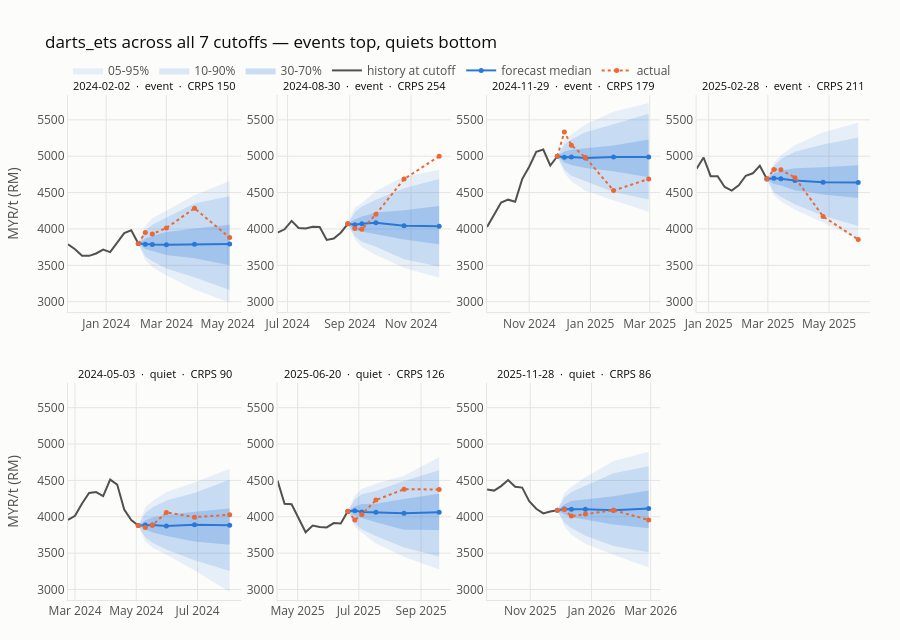

Source (notebook cell):
### Markdown cell above
The fan grid is the headline figure: one predictor across all seven cutoffs,
events on top, quiets below, one shared y-scale. Read it as *"was the model
calibrated, and where did it earn its score"* -- e.g. 2024-08-30 is the
expensive panel because the realised rally rides the upper edge of the band.

### Code cell
history = svc.get_series(MPOB_WEEKLY_SERIES_ID, as_of=naive_utc_now())
plot_fan_grid(frame, history, predictor="darts_ets")

### Figure 1 — Plotly figure (JSON) as saved in the notebook; plotly's stock layout.template omitted (floating-point values rounded to 4 significant figures)
{"data": [{"hoverinfo": "skip", "legendgroup": "bandq05", "line": {"width": 0}, "mode": "lines", "showlegend": false, "type": "scatter", "x": ["2024-02-02T00:00:00", "2024-02-09T00:00:00", "2024-02-16T00:00:00", "2024-03-01T00:00:00", "2024-03-29T00:00:00", "2024-05-03T00:00:00"], "xaxis": "x", "y": [3800.0, 4041.0, 4147.0, 4257.0, 4465.0, 4658.0], "yaxis": "y"}, {"fill": "tonexty", "fillcolor": "rgba(42, 120, 214, 0.1)", "hoverinfo": "skip", "legendgroup": "bandq05", "line": {"width": 0}, "mode": "lines", "name": "05-95%", "showlegend": true, "type": "scatter", "x": ["2024-02-02T00:00:00", "2024-02-09T00:00:00", "2024-02-16T00:00:00", "2024-03-01T00:00:00", "2024-03-29T00:00:00", "2024-05-03T00:00:00"], "xaxis": "x", "y": [3800.0, 3569.0, 3477.0, 3360.0, 3166.0, 2990.0], "yaxis": "y"}, {"hoverinfo": "skip", "legendgroup": "bandq10", "line": {"width": 0}, "mode": "lines", "showlegend": false, "type": "scatter", "x": ["2024-02-02T00:00:00", "2024-02-09T00:00:00", "2024-02-16T00:00:00", "2024-03-01T00:00:00", "2024-03-29T00:00:00", "2024-05-03T00:00:00"], "xaxis": "x", "y": [3800.0, 3974.0, 4056.0, 4152.0, 4351.0, 4449.0], "yaxis": "y"}, {"fill": "tonexty", "fillcolor": "rgba(42, 120, 214, 0.16)", "hoverinfo": "skip", "legendgroup": "bandq10", "line": {"width": 0}, "mode": "lines", "name": "10-90%", "showlegend": true, "type": "scatter", "x": ["2024-02-02T00:00:00", "2024-02-09T00:00:00", "2024-02-16T00:00:00", "2024-03-01T00:00:00", "2024-03-29T00:00:00", "2024-05-03T00:00:00"], "xaxis": "x", "y": [3800.0, 3623.0, 3555.0, 3457.0, 3337.0, 3161.0], "yaxis": "y"}, {"hoverinfo": "skip", "legendgroup": "bandq30", "line": {"width": 0}, "mode": "lines", "showlegend": false, "type": "scatter", "x": ["2024-02-02T00:00:00", "2024-02-09T00:00:00", "2024-02-16T00:00:00", "2024-03-01T00:00:00", "2024-03-29T00:00:00", "2024-05-03T00:00:00"], "xaxis": "x", "y": [3800.0, 3864.0, 3903.0, 3958.0, 4005.0, 4059.0], "yaxis": "y"}, {"fill": "tonexty", "fillcolor": "rgba(42, 120, 214, 0.24)", "hoverinfo": "skip", "legendgroup": "bandq30", "line": {"width": 0}, "mode": "lines", "name": "30-70%", "showlegend": true, "type": "scatter", "x": ["2024-02-02T00:00:00", "2024-02-09T00:00:00", "2024-02-16T00:00:00", "2024-03-01T00:00:00", "2024-03-29T00:00:00", "2024-05-03T00:00:00"], "xaxis": "x", "y": [3800.0, 3724.0, 3698.0, 3643.0, 3597.0, 3501.0], "yaxis": "y"}, {"hovertemplate": "%{x|%d %b %Y}<br><b>RM%{y:,.0f}</b><extra></extra>", "legendgroup": "hist", "line": {"color": "#52514e", "width": 2}, "mode": "lines", "name": "history at cutoff", "showlegend": true, "type": "scatter", "x": ["2023-11-24T00:00:00", "2023-12-01T00:00:00", "2023-12-08T00:00:00", "2023-12-15T00:00:00", "2023-12-22T00:00:00", "2023-12-29T00:00:00", "2024-01-05T00:00:00", "2024-01-12T00:00:00", "2024-01-19T00:00:00", "2024-01-26T00:00:00", "2024-02-02T00:00:00"], "xaxis": "x", "y": [3790.0, 3721.0, 3632.0, 3630.0, 3663.0, 3716.0, 3681.0, 3810.0, 3944.0, 3981.0, 3800.0], "yaxis": "y"}, {"hovertemplate": "%{x|%d %b %Y}<br>median <b>RM%{y:,.0f}</b><extra></extra>", "legendgroup": "med", "line": {"color": "#2a78d6", "width": 2}, "marker": {"size": 5}, "mode": "lines+markers", "name": "forecast median", "showlegend": true, "type": "scatter", "x": ["2024-02-02T00:00:00", "2024-02-09T00:00:00", "2024-02-16T00:00:00", "2024-03-01T00:00:00", "2024-03-29T00:00:00", "2024-05-03T00:00:00"], "xaxis": "x", "y": [3800.0, 3791.0, 3785.0, 3784.0, 3789.0, 3794.0], "yaxis": "y"}, {"hovertemplate": "%{x|%d %b %Y}<br>actual <b>RM%{y:,.0f}</b><extra></extra>", "legendgroup": "act", "line": {"color": "#eb6834", "dash": "dot", "width": 2}, "marker": {"size": 5}, "mode": "lines+markers", "name": "actual", "showlegend": true, "type": "scatter", "x": ["2024-02-02T00:00:00", "2024-02-09T00:00:00", "2024-02-16T00:00:00", "2024-03-01T00:00:00", "2024-03-29T00:00:00", "2024-05-03T00:00:00"], "xaxis": "x", "y": [3800.0, 3952.0, 3932.0, 4013.0, 4285.0, 3881.0], "yaxis": "y"}, {"hoverinfo": "skip", "legendgroup": "bandq05", "line": {"width": 0}, "mode": "lines", "showlegend": false, "type": "scatter", "x": ["2024-08-30T00:00:00", "2024-09-06T00:00:00", "2024-09-13T00:00:00", "2024-09-27T00:00:00", "2024-10-25T00:00:00", "2024-11-29T00:00:00"], "xaxis": "x2", "y": [4070.0, 4290.0, 4355.0, 4522.0, 4716.0, 4815.0], "yaxis": "y2"}, {"fill": "tonexty", "fillcolor": "rgba(42, 120, 214, 0.1)", "hoverinfo": "skip", "legendgroup": "bandq05", "line": {"width": 0}, "mode": "lines", "name": "05-95%", "showlegend": false, "type": "scatter", "x": ["2024-08-30T00:00:00", "2024-09-06T00:00:00", "2024-09-13T00:00:00", "2024-09-27T00:00:00", "2024-10-25T00:00:00", "2024-11-29T00:00:00"], "xaxis": "x2", "y": [4070.0, 3857.0, 3751.0, 3642.0, 3467.0, 3330.0], "yaxis": "y2"}, {"hoverinfo": "skip", "legendgroup": "bandq10", "line": {"width": 0}, "mode": "lines", "showlegend": false, "type": "scatter", "x": ["2024-08-30T00:00:00", "2024-09-06T00:00:00", "2024-09-13T00:00:00", "2024-09-27T00:00:00", "2024-10-25T00:00:00", "2024-11-29T00:00:00"], "xaxis": "x2", "y": [4070.0, 4231.0, 4308.0, 4401.0, 4558.0, 4687.0], "yaxis": "y2"}, {"fill": "tonexty", "fillcolor": "rgba(42, 120, 214, 0.16)", "hoverinfo": "skip", "legendgroup": "bandq10", "line": {"width": 0}, "mode": "lines", "name": "10-90%", "showlegend": false, "type": "scatter", "x": ["2024-08-30T00:00:00", "2024-09-06T00:00:00", "2024-09-13T00:00:00", "2024-09-27T00:00:00", "2024-10-25T00:00:00", "2024-11-29T00:00:00"], "xaxis": "x2", "y": [4070.0, 3899.0, 3825.0, 3754.0, 3582.0, 3483.0], "yaxis": "y2"}, {"hoverinfo": "skip", "legendgroup": "bandq30", "line": {"width": 0}, "mode": "lines", "showlegend": false, "type": "scatter", "x": ["2024-08-30T00:00:00", "2024-09-06T00:00:00", "2024-09-13T00:00:00", "2024-09-27T00:00:00", "2024-10-25T00:00:00", "2024-11-29T00:00:00"], "xaxis": "x2", "y": [4070.0, 4131.0, 4170.0, 4228.0, 4257.0, 4316.0], "yaxis": "y2"}, {"fill": "tonexty", "fillcolor": "rgba(42, 120, 214, 0.24)", "hoverinfo": "skip", "legendgroup": "bandq30", "line": {"width": 0}, "mode": "lines", "name": "30-70%", "showlegend": false, "type": "scatter", "x": ["2024-08-30T00:00:00", "2024-09-06T00:00:00", "2024-09-13T00:00:00", "2024-09-27T00:00:00", "2024-10-25T00:00:00", "2024-11-29T00:00:00"], "xaxis": "x2", "y": [4070.0, 3980.0, 3965.0, 3926.0, 3854.0, 3790.0], "yaxis": "y2"}, {"hovertemplate": "%{x|%d %b %Y}<br><b>RM%{y:,.0f}</b><extra></extra>", "legendgroup": "hist", "line": {"color": "#52514e", "width": 2}, "mode": "lines", "name": "history at cutoff", "showlegend": false, "type": "scatter", "x": ["2024-06-21T00:00:00", "2024-06-28T00:00:00", "2024-07-05T00:00:00", "2024-07-12T00:00:00", "2024-07-19T00:00:00", "2024-07-26T00:00:00", "2024-08-02T00:00:00", "2024-08-09T00:00:00", "2024-08-16T00:00:00", "2024-08-23T00:00:00", "2024-08-30T00:00:00"], "xaxis": "x2", "y": [3950.0, 3996.0, 4110.0, 4012.0, 4008.0, 4030.0, 4028.0, 3848.0, 3868.0, 3948.0, 4070.0], "yaxis": "y2"}, {"hovertemplate": "%{x|%d %b %Y}<br>median <b>RM%{y:,.0f}</b><extra></extra>", "legendgroup": "med", "line": {"color": "#2a78d6", "width": 2}, "marker": {"size": 5}, "mode": "lines+markers", "name": "forecast median", "showlegend": false, "type": "scatter", "x": ["2024-08-30T00:00:00", "2024-09-06T00:00:00", "2024-09-13T00:00:00", "2024-09-27T00:00:00", "2024-10-25T00:00:00", "2024-11-29T00:00:00"], "xaxis": "x2", "y": [4070.0, 4059.0, 4071.0, 4085.0, 4044.0, 4039.0], "yaxis": "y2"}, {"hovertemplate": "%{x|%d %b %Y}<br>actual <b>RM%{y:,.0f}</b><extra></extra>", "legendgroup": "act", "line": {"color": "#eb6834", "dash": "dot", "width": 2}, "marker": {"size": 5}, "mode": "lines+markers", "name": "actual", "showlegend": false, "type": "scatter", "x": ["2024-08-30T00:00:00", "2024-09-06T00:00:00", "2024-09-13T00:00:00", "2024-09-27T00:00:00", "2024-10-25T00:00:00", "2024-11-29T00:00:00"], "xaxis": "x2", "y": [4070.0, 4006.0, 3996.0, 4202.0, 4686.0, 5000.0], "yaxis": "y2"}, {"hoverinfo": "skip", "legendgroup": "bandq05", "line": {"width": 0}, "mode": "lines", "showlegend": false, "type": "scatter", "x": ["2024-11-29T00:00:00", "2024-12-06T00:00:00", "2024-12-13T00:00:00", "2024-12-27T00:00:00", "2025-01-24T00:00:00", "2025-02-28T00:00:00"], "xaxis": "x3", "y": [5000.0, 5222.0, 5303.0, 5435.0, 5611.0, 5731.0], "yaxis": "y3"}, {"fill": "tonexty", "fillcolor": "rgba(42, 120, 214, 0.1)", "hoverinfo": "skip", "legendgroup": "bandq05", "line": {"width": 0}, "mode": "lines", "name": "05-95%", "showlegend": false, "type": "scatter", "x": ["2024-11-29T00:00:00", "2024-12-06T00:00:00", "2024-12-13T00:00:00", "2024-12-27T00:00:00", "2025-01-24T00:00:00", "2025-02-28T00:00:00"], "xaxis": "x3", "y": [5000.0, 4768.0, 4657.0, 4525.0, 4393.0, 4238.0], "yaxis": "y3"}, {"hoverinfo": "skip", "legendgroup": "bandq10", "line": {"width": 0}, "mode": "lines", "showlegend": false, "type": "scatter", "x": ["2024-11-29T00:00:00", "2024-12-06T00:00:00", "2024-12-13T00:00:00", "2024-12-27T00:00:00", "2025-01-24T00:00:00", "2025-02-28T00:00:00"], "xaxis": "x3", "y": [5000.0, 5158.0, 5230.0, 5330.0, 5441.0, 5584.0], "yaxis": "y3"}, {"fill": "tonexty", "fillcolor": "rgba(42, 120, 214, 0.16)", "hoverinfo": "skip", "legendgroup": "bandq10", "line": {"width": 0}, "mode": "lines", "name": "10-90%", "showlegend": false, "type": "scatter", "x": ["2024-11-29T00:00:00", "2024-12-06T00:00:00", "2024-12-13T00:00:00", "2024-12-27T00:00:00", "2025-01-24T00:00:00", "2025-02-28T00:00:00"], "xaxis": "x3", "y": [5000.0, 4816.0, 4733.0, 4661.0, 4509.0, 4406.0], "yaxis": "y3"}, {"hoverinfo": "skip", "legendgroup": "bandq30", "line": {"width": 0}, "mode": "lines", "showlegend": false, "type": "scatter", "x": ["2024-11-29T00:00:00", "2024-12-06T00:00:00", "2024-12-13T00:00:00", "2024-12-27T00:00:00", "2025-01-24T00:00:00", "2025-02-28T00:00:00"], "xaxis": "x3", "y": [5000.0, 5064.0, 5088.0, 5111.0, 5146.0, 5229.0], "yaxis": "y3"}, {"fill": "tonexty", "fillcolor": "rgba(42, 120, 214, 0.24)", "hoverinfo": "skip", "legendgroup": "bandq30", "line": {"width": 0}, "mode": "lines", "name": "30-70%", "showlegend": false, "type": "scatter", "x": ["2024-11-29T00:00:00", "2024-12-06T00:00:00", "2024-12-13T00:00:00", "2024-12-27T00:00:00", "2025-01-24T00:00:00", "2025-02-28T00:00:00"], "xaxis": "x3", "y": [5000.0, 4915.0, 4880.0, 4839.0, 4792.0, 4712.0], "yaxis": "y3"}, {"hovertemplate": "%{x|%d %b %Y}<br><b>RM%{y:,.0f}</b><extra></extra>", "legendgroup": "hist", "line": {"color": "#52514e", "width": 2}, "mode": "lines", "name": "history at cutoff", "showlegend": false, "type": "scatter", "x": ["2024-09-20T00:00:00", "2024-09-27T00:00:00", "2024-10-04T00:00:00", "2024-10-11T00:00:00", "2024-10-18T00:00:00", "2024-10-25T00:00:00", "2024-11-01T00:00:00", "2024-11-08T00:00:00", "2024-11-15T00:00:00", "2024-11-22T00:00:00", "2024-11-29T00:00:00"], "xaxis": "x3", "y": [4028.0, 4202.0, 4362.0, 4402.0, 4374.0, 4686.0, 4855.0, 5060.0, 5092.0, 4872.0, 5000.0], "yaxis": "y3"}, {"hovertemplate": "%{x|%d %b %Y}<br>median <b>RM%{y:,.0f}</b><extra></extra>", "legendgroup": "med", "line": {"color": "#2a78d6", "width": 2}, "marker": {"size": 5}, "mode": "lines+markers", "name": "forecast median", "showlegend": false, "type": "scatter", "x": ["2024-11-29T00:00:00", "2024-12-06T00:00:00", "2024-12-13T00:00:00", "2024-12-27T00:00:00", "2025-01-24T00:00:00", "2025-02-28T00:00:00"], "xaxis": "x3", "y": [5000.0, 4986.0, 4991.0, 4974.0, 4989.0, 4991.0], "yaxis": "y3"}, {"hovertemplate": "%{x|%d %b %Y}<br>actual <b>RM%{y:,.0f}</b><extra></extra>", "legendgroup": "act", "line": {"color": "#eb6834", "dash": "dot", "width": 2}, "marker": {"size": 5}, "mode": "lines+markers", "name": "actual", "showlegend": false, "type": "scatter", "x": ["2024-11-29T00:00:00", "2024-12-06T00:00:00", "2024-12-13T00:00:00", "2024-12-27T00:00:00", "2025-01-24T00:00:00", "2025-02-28T00:00:00"], "xaxis": "x3", "y": [5000.0, 5334.0, 5151.0, 4982.0, 4528.0, 4688.0], "yaxis": "y3"}, {"hoverinfo": "skip", "legendgroup": "bandq05", "line": {"width": 0}, "mode": "lines", "showlegend": false, "type": "scatter", "x": ["2025-02-28T00:00:00", "2025-03-07T00:00:00", "2025-03-14T00:00:00", "2025-03-28T00:00:00", "2025-04-25T00:00:00", "2025-05-30T00:00:00"], "xaxis": "x4", "y": [4688.0, 4912.0, 5012.0, 5150.0, 5329.0, 5459.0], "yaxis": "y4"}, {"fill": "tonexty", "fillcolor": "rgba(42, 120, 214, 0.1)", "hoverinfo": "skip", "legendgroup": "bandq05", "line": {"width": 0}, "mode": "lines", "name": "05-95%", "showlegend": false, "type": "scatter", "x": ["2025-02-28T00:00:00", "2025-03-07T00:00:00", "2025-03-14T00:00:00", "2025-03-28T00:00:00", "2025-04-25T00:00:00", "2025-05-30T00:00:00"], "xaxis": "x4", "y": [4688.0, 4458.0, 4382.0, 4265.0, 4090.0, 3861.0], "yaxis": "y4"}, {"hoverinfo": "skip", "legendgroup": "bandq10", "line": {"width": 0}, "mode": "lines", "showlegend": false, "type": "scatter", "x": ["2025-02-28T00:00:00", "2025-03-07T00:00:00", "2025-03-14T00:00:00", "2025-03-28T00:00:00", "2025-04-25T00:00:00", "2025-05-30T00:00:00"], "xaxis": "x4", "y": [4688.0, 4865.0, 4961.0, 5063.0, 5160.0, 5259.0], "yaxis": "y4"}, {"fill": "tonexty", "fillcolor": "rgba(42, 120, 214, 0.16)", "hoverinfo": "skip", "legendgroup": "bandq10", "line": {"width": 0}, "mode": "lines", "name": "10-90%", "showlegend": false, "type": "scatter", "x": ["2025-02-28T00:00:00", "2025-03-07T00:00:00", "2025-03-14T00:00:00", "2025-03-28T00:00:00", "2025-04-25T00:00:00", "2025-05-30T00:00:00"], "xaxis": "x4", "y": [4688.0, 4506.0, 4442.0, 4340.0, 4182.0, 4041.0], "yaxis": "y4"}, {"hoverinfo": "skip", "legendgroup": "bandq30", "line": {"width": 0}, "mode": "lines", "showlegend": false, "type": "scatter", "x": ["2025-02-28T00:00:00", "2025-03-07T00:00:00", "2025-03-14T00:00:00", "2025-03-28T00:00:00", "2025-04-25T00:00:00", "2025-05-30T00:00:00"], "xaxis": "x4", "y": [4688.0, 4761.0, 4799.0, 4833.0, 4849.0, 4876.0], "yaxis": "y4"}, {"fill": "tonexty", "fillcolor": "rgba(42, 120, 214, 0.24)", "hoverinfo": "skip", "legendgroup": "bandq30", "line": {"width": 0}, "mode": "lines", "name": "30-70%", "showlegend": false, "type": "scatter", "x": ["2025-02-28T00:00:00", "2025-03-07T00:00:00", "2025-03-14T00:00:00", "2025-03-28T00:00:00", "2025-04-25T00:00:00", "2025-05-30T00:00:00"], "xaxis": "x4", "y": [4688.0, 4619.0, 4596.0, 4532.0, 4475.0, 4427.0], "yaxis": "y4"}, {"hovertemplate": "%{x|%d %b %Y}<br><b>RM%{y:,.0f}</b><extra></extra>", "legendgroup": "hist", "line": {"color": "#52514e", "width": 2}, "mode": "lines", "name": "history at cutoff", "showlegend": false, "type": "scatter", "x": ["2024-12-20T00:00:00", "2024-12-27T00:00:00", "2025-01-03T00:00:00", "2025-01-10T00:00:00", "2025-01-17T00:00:00", "2025-01-24T00:00:00", "2025-01-31T00:00:00", "2025-02-07T00:00:00", "2025-02-14T00:00:00", "2025-02-21T00:00:00", "2025-02-28T00:00:00"], "xaxis": "x4", "y": [4828.0, 4982.0, 4726.0, 4725.0, 4578.0, 4528.0, 4600.0, 4732.0, 4765.0, 4868.0, 4688.0], "yaxis": "y4"}, {"hovertemplate": "%{x|%d %b %Y}<br>median <b>RM%{y:,.0f}</b><extra></extra>", "legendgroup": "med", "line": {"color": "#2a78d6", "width": 2}, "marker": {"size": 5}, "mode": "lines+markers", "name": "forecast median", "showlegend": false, "type": "scatter", "x": ["2025-02-28T00:00:00", "2025-03-07T00:00:00", "2025-03-14T00:00:00", "2025-03-28T00:00:00", "2025-04-25T00:00:00", "2025-05-30T00:00:00"], "xaxis": "x4", "y": [4688.0, 4697.0, 4689.0, 4665.0, 4642.0, 4640.0], "yaxis": "y4"}, {"hovertemplate": "%{x|%d %b %Y}<br>actual <b>RM%{y:,.0f}</b><extra></extra>", "legendgroup": "act", "line": {"color": "#eb6834", "dash": "dot", "width": 2}, "marker": {"size": 5}, "mode": "lines+markers", "name": "actual", "showlegend": false, "type": "scatter", "x": ["2025-02-28T00:00:00", "2025-03-07T00:00:00", "2025-03-14T00:00:00", "2025-03-28T00:00:00", "2025-04-25T00:00:00", "2025-05-30T00:00:00"], "xaxis": "x4", "y": [4688.0, 4817.0, 4814.0, 4705.0, 4172.0, 3854.0], "yaxis": "y4"}, {"hoverinfo": "skip", "legendgroup": "bandq05", "line": {"width": 0}, "mode": "lines", "showlegend": false, "type": "scatter", "x": ["2024-05-03T00:00:00", "2024-05-10T00:00:00", "2024-05-17T00:00:00", "2024-05-31T00:00:00", "2024-06-28T00:00:00", "2024-08-02T00:00:00"], "xaxis": "x5", "y": [3881.0, 4130.0, 4214.0, 4342.0, 4472.0, 4662.0], "yaxis": "y5"}, {"fill": "tonexty", "fillcolor": "rgba(42, 120, 214, 0.1)", "hoverinfo": "skip", "legendgroup": "bandq05", "line": {"width": 0}, "mode": "lines", "name": "05-95%", "showlegend": false, "type": "scatter", "x": ["2024-05-03T00:00:00", "2024-05-10T00:00:00", "2024-05-17T00:00:00", "2024-05-31T00:00:00", "2024-06-28T00:00:00", "2024-08-02T00:00:00"], "xaxis": "x5", "y": [3881.0, 3660.0, 3579.0, 3479.0, 3264.0, 2967.0], "yaxis": "y5"}, {"hoverinfo": "skip", "legendgroup": "bandq10", "line": {"width": 0}, "mode": "lines", "showlegend": false, "type": "scatter", "x": ["2024-05-03T00:00:00", "2024-05-10T00:00:00", "2024-05-17T00:00:00", "2024-05-31T00:00:00", "2024-06-28T00:00:00", "2024-08-02T00:00:00"], "xaxis": "x5", "y": [3881.0, 4055.0, 4129.0, 4223.0, 4328.0, 4508.0], "yaxis": "y5"}, {"fill": "tonexty", "fillcolor": "rgba(42, 120, 214, 0.16)", "hoverinfo": "skip", "legendgroup": "bandq10", "line": {"width": 0}, "mode": "lines", "name": "10-90%", "showlegend": false, "type": "scatter", "x": ["2024-05-03T00:00:00", "2024-05-10T00:00:00", "2024-05-17T00:00:00", "2024-05-31T00:00:00", "2024-06-28T00:00:00", "2024-08-02T00:00:00"], "xaxis": "x5", "y": [3881.0, 3714.0, 3644.0, 3552.0, 3403.0, 3255.0], "yaxis": "y5"}, {"hoverinfo": "skip", "legendgroup": "bandq30", "line": {"width": 0}, "mode": "lines", "showlegend": false, "type": "scatter", "x": ["2024-05-03T00:00:00", "2024-05-10T00:00:00", "2024-05-17T00:00:00", "2024-05-31T00:00:00", "2024-06-28T00:00:00", "2024-08-02T00:00:00"], "xaxis": "x5", "y": [3881.0, 3952.0, 3992.0, 4028.0, 4069.0, 4113.0], "yaxis": "y5"}, {"fill": "tonexty", "fillcolor": "rgba(42, 120, 214, 0.24)", "hoverinfo": "skip", "legendgroup": "bandq30", "line": {"width": 0}, "mode": "lines", "name": "30-70%", "showlegend": false, "type": "scatter", "x": ["2024-05-03T00:00:00", "2024-05-10T00:00:00", "2024-05-17T00:00:00", "2024-05-31T00:00:00", "2024-06-28T00:00:00", "2024-08-02T00:00:00"], "xaxis": "x5", "y": [3881.0, 3822.0, 3788.0, 3735.0, 3659.0, 3617.0], "yaxis": "y5"}, {"hovertemplate": "%{x|%d %b %Y}<br><b>RM%{y:,.0f}</b><extra></extra>", "legendgroup": "hist", "line": {"color": "#52514e", "width": 2}, "mode": "lines", "name": "history at cutoff", "showlegend": false, "type": "scatter", "x": ["2024-02-23T00:00:00", "2024-03-01T00:00:00", "2024-03-08T00:00:00", "2024-03-15T00:00:00", "2024-03-22T00:00:00", "2024-03-29T00:00:00", "2024-04-05T00:00:00", "2024-04-12T00:00:00", "2024-04-19T00:00:00", "2024-04-26T00:00:00", "2024-05-03T00:00:00"], "xaxis": "x5", "y": [3956.0, 4013.0, 4184.0, 4328.0, 4340.0, 4285.0, 4512.0, 4443.0, 4100.0, 3956.0, 3881.0], "yaxis": "y5"}, {"hovertemplate": "%{x|%d %b %Y}<br>median <b>RM%{y:,.0f}</b><extra></extra>", "legendgroup": "med", "line": {"color": "#2a78d6", "width": 2}, "marker": {"size": 5}, "mode": "lines+markers", "name": "forecast median", "showlegend": false, "type": "scatter", "x": ["2024-05-03T00:00:00", "2024-05-10T00:00:00", "2024-05-17T00:00:00", "2024-05-31T00:00:00", "2024-06-28T00:00:00", "2024-08-02T00:00:00"], "xaxis": "x5", "y": [3881.0, 3889.0, 3887.0, 3873.0, 3891.0, 3884.0], "yaxis": "y5"}, {"hovertemplate": "%{x|%d %b %Y}<br>actual <b>RM%{y:,.0f}</b><extra></extra>", "legendgroup": "act", "line": {"color": "#eb6834", "dash": "dot", "width": 2}, "marker": {"size": 5}, "mode": "lines+markers", "name": "actual", "showlegend": false, "type": "scatter", "x": ["2024-05-03T00:00:00", "2024-05-10T00:00:00", "2024-05-17T00:00:00", "2024-05-31T00:00:00", "2024-06-28T00:00:00", "2024-08-02T00:00:00"], "xaxis": "x5", "y": [3881.0, 3854.0, 3884.0, 4060.0, 3996.0, 4028.0], "yaxis": "y5"}, {"hoverinfo": "skip", "legendgroup": "bandq05", "line": {"width": 0}, "mode": "lines", "showlegend": false, "type": "scatter", "x": ["2025-06-20T00:00:00", "2025-06-27T00:00:00", "2025-07-04T00:00:00", "2025-07-18T00:00:00", "2025-08-15T00:00:00", "2025-09-19T00:00:00"], "xaxis": "x6", "y": [4076.0, 4291.0, 4384.0, 4455.0, 4566.0, 4819.0], "yaxis": "y6"}, {"fill": "tonexty", "fillcolor": "rgba(42, 120, 214, 0.1)", "hoverinfo": "skip", "legendgroup": "bandq05", "line": {"width": 0}, "mode": "lines", "name": "05-95%", "showlegend": false, "type": "scatter", "x": ["2025-06-20T00:00:00", "2025-06-27T00:00:00", "2025-07-04T00:00:00", "2025-07-18T00:00:00", "2025-08-15T00:00:00", "2025-09-19T00:00:00"], "xaxis": "x6", "y": [4076.0, 3862.0, 3780.0, 3631.0, 3449.0, 3274.0], "yaxis": "y6"}, {"hoverinfo": "skip", "legendgroup": "bandq10", "line": {"width": 0}, "mode": "lines", "showlegend": false, "type": "scatter", "x": ["2025-06-20T00:00:00", "2025-06-27T00:00:00", "2025-07-04T00:00:00", "2025-07-18T00:00:00", "2025-08-15T00:00:00", "2025-09-19T00:00:00"], "xaxis": "x6", "y": [4076.0, 4239.0, 4311.0, 4355.0, 4491.0, 4639.0], "yaxis": "y6"}, {"fill": "tonexty", "fillcolor": "rgba(42, 120, 214, 0.16)", "hoverinfo": "skip", "legendgroup": "bandq10", "line": {"width": 0}, "mode": "lines", "name": "10-90%", "showlegend": false, "type": "scatter", "x": ["2025-06-20T00:00:00", "2025-06-27T00:00:00", "2025-07-04T00:00:00", "2025-07-18T00:00:00", "2025-08-15T00:00:00", "2025-09-19T00:00:00"], "xaxis": "x6", "y": [4076.0, 3917.0, 3826.0, 3737.0, 3579.0, 3455.0], "yaxis": "y6"}, {"hoverinfo": "skip", "legendgroup": "bandq30", "line": {"width": 0}, "mode": "lines", "showlegend": false, "type": "scatter", "x": ["2025-06-20T00:00:00", "2025-06-27T00:00:00", "2025-07-04T00:00:00", "2025-07-18T00:00:00", "2025-08-15T00:00:00", "2025-09-19T00:00:00"], "xaxis": "x6", "y": [4076.0, 4143.0, 4175.0, 4180.0, 4244.0, 4316.0], "yaxis": "y6"}, {"fill": "tonexty", "fillcolor": "rgba(42, 120, 214, 0.24)", "hoverinfo": "skip", "legendgroup": "bandq30", "line": {"width": 0}, "mode": "lines", "name": "30-70%", "showlegend": false, "type": "scatter", "x": ["2025-06-20T00:00:00", "2025-06-27T00:00:00", "2025-07-04T00:00:00", "2025-07-18T00:00:00", "2025-08-15T00:00:00", "2025-09-19T00:00:00"], "xaxis": "x6", "y": [4076.0, 4013.0, 3982.0, 3925.0, 3824.0, 3817.0], "yaxis": "y6"}, {"hovertemplate": "%{x|%d %b %Y}<br><b>RM%{y:,.0f}</b><extra></extra>", "legendgroup": "hist", "line": {"color": "#52514e", "width": 2}, "mode": "lines", "name": "history at cutoff", "showlegend": false, "type": "scatter", "x": ["2025-04-11T00:00:00", "2025-04-18T00:00:00", "2025-04-25T00:00:00", "2025-05-02T00:00:00", "2025-05-09T00:00:00", "2025-05-16T00:00:00", "2025-05-23T00:00:00", "2025-05-30T00:00:00", "2025-06-06T00:00:00", "2025-06-13T00:00:00", "2025-06-20T00:00:00"], "xaxis": "x6", "y": [4498.0, 4180.0, 4172.0, 3968.0, 3787.0, 3879.0, 3860.0, 3854.0, 3914.0, 3909.0, 4076.0], "yaxis": "y6"}, {"hovertemplate": "%{x|%d %b %Y}<br>median <b>RM%{y:,.0f}</b><extra></extra>", "legendgroup": "med", "line": {"color": "#2a78d6", "width": 2}, "marker": {"size": 5}, "mode": "lines+markers", "name": "forecast median", "showlegend": false, "type": "scatter", "x": ["2025-06-20T00:00:00", "2025-06-27T00:00:00", "2025-07-04T00:00:00", "2025-07-18T00:00:00", "2025-08-15T00:00:00", "2025-09-19T00:00:00"], "xaxis": "x6", "y": [4076.0, 4085.0, 4067.0, 4062.0, 4048.0, 4063.0], "yaxis": "y6"}, {"hovertemplate": "%{x|%d %b %Y}<br>actual <b>RM%{y:,.0f}</b><extra></extra>", "legendgroup": "act", "line": {"color": "#eb6834", "dash": "dot", "width": 2}, "marker": {"size": 5}, "mode": "lines+markers", "name": "actual", "showlegend": false, "type": "scatter", "x": ["2025-06-20T00:00:00", "2025-06-27T00:00:00", "2025-07-04T00:00:00", "2025-07-18T00:00:00", "2025-08-15T00:00:00", "2025-09-19T00:00:00"], "xaxis": "x6", "y": [4076.0, 3956.0, 4032.0, 4230.0, 4378.0, 4376.0], "yaxis": "y6"}, {"hoverinfo": "skip", "legendgroup": "bandq05", "line": {"width": 0}, "mode": "lines", "showlegend": false, "type": "scatter", "x": ["2025-11-28T00:00:00", "2025-12-05T00:00:00", "2025-12-12T00:00:00", "2025-12-26T00:00:00", "2026-01-23T00:00:00", "2026-02-27T00:00:00"], "xaxis": "x7", "y": [4090.0, 4328.0, 4414.0, 4545.0, 4768.0, 4893.0], "yaxis": "y7"}, {"fill": "tonexty", "fillcolor": "rgba(42, 120, 214, 0.1)", "hoverinfo": "skip", "legendgroup": "bandq05", "line": {"width": 0}, "mode": "lines", "name": "05-95%", "showlegend": false, "type": "scatter", "x": ["2025-11-28T00:00:00", "2025-12-05T00:00:00", "2025-12-12T00:00:00", "2025-12-26T00:00:00", "2026-01-23T00:00:00", "2026-02-27T00:00:00"], "xaxis": "x7", "y": [4090.0, 3872.0, 3755.0, 3629.0, 3480.0, 3302.0], "yaxis": "y7"}, {"hoverinfo": "skip", "legendgroup": "bandq10", "line": {"width": 0}, "mode": "lines", "showlegend": false, "type": "scatter", "x": ["2025-11-28T00:00:00", "2025-12-05T00:00:00", "2025-12-12T00:00:00", "2025-12-26T00:00:00", "2026-01-23T00:00:00", "2026-02-27T00:00:00"], "xaxis": "x7", "y": [4090.0, 4267.0, 4342.0, 4431.0, 4598.0, 4694.0], "yaxis": "y7"}, {"fill": "tonexty", "fillcolor": "rgba(42, 120, 214, 0.16)", "hoverinfo": "skip", "legendgroup": "bandq10", "line": {"width": 0}, "mode": "lines", "name": "10-90%", "showlegend": false, "type": "scatter", "x": ["2025-11-28T00:00:00", "2025-12-05T00:00:00", "2025-12-12T00:00:00", "2025-12-26T00:00:00", "2026-01-23T00:00:00", "2026-02-27T00:00:00"], "xaxis": "x7", "y": [4090.0, 3918.0, 3845.0, 3739.0, 3597.0, 3513.0], "yaxis": "y7"}, {"hoverinfo": "skip", "legendgroup": "bandq30", "line": {"width": 0}, "mode": "lines", "showlegend": false, "type": "scatter", "x": ["2025-11-28T00:00:00", "2025-12-05T00:00:00", "2025-12-12T00:00:00", "2025-12-26T00:00:00", "2026-01-23T00:00:00", "2026-02-27T00:00:00"], "xaxis": "x7", "y": [4090.0, 4169.0, 4218.0, 4240.0, 4281.0, 4362.0], "yaxis": "y7"}, {"fill": "tonexty", "fillcolor": "rgba(42, 120, 214, 0.24)", "hoverinfo": "skip", "legendgroup": "bandq30", "line": {"width": 0}, "mode": "lines", "name": "30-70%", "showlegend": false, "type": "scatter", "x": ["2025-11-28T00:00:00", "2025-12-05T00:00:00", "2025-12-12T00:00:00", "2025-12-26T00:00:00", "2026-01-23T00:00:00", "2026-02-27T00:00:00"], "xaxis": "x7", "y": [4090.0, 4032.0, 3994.0, 3961.0, 3895.0, 3844.0], "yaxis": "y7"}, {"hovertemplate": "%{x|%d %b %Y}<br><b>RM%{y:,.0f}</b><extra></extra>", "legendgroup": "hist", "line": {"color": "#52514e", "width": 2}, "mode": "lines", "name": "history at cutoff", "showlegend": false, "type": "scatter", "x": ["2025-09-19T00:00:00", "2025-09-26T00:00:00", "2025-10-03T00:00:00", "2025-10-10T00:00:00", "2025-10-17T00:00:00", "2025-10-24T00:00:00", "2025-10-31T00:00:00", "2025-11-07T00:00:00", "2025-11-14T00:00:00", "2025-11-21T00:00:00", "2025-11-28T00:00:00"], "xaxis": "x7", "y": [4376.0, 4360.0, 4422.0, 4506.0, 4412.0, 4401.0, 4215.0, 4110.0, 4046.0, 4074.0, 4090.0], "yaxis": "y7"}, {"hovertemplate": "%{x|%d %b %Y}<br>median <b>RM%{y:,.0f}</b><extra></extra>", "legendgroup": "med", "line": {"color": "#2a78d6", "width": 2}, "marker": {"size": 5}, "mode": "lines+markers", "name": "forecast median", "showlegend": false, "type": "scatter", "x": ["2025-11-28T00:00:00", "2025-12-05T00:00:00", "2025-12-12T00:00:00", "2025-12-26T00:00:00", "2026-01-23T00:00:00", "2026-02-27T00:00:00"], "xaxis": "x7", "y": [4090.0, 4106.0, 4104.0, 4105.0, 4091.0, 4115.0], "yaxis": "y7"}, {"hovertemplate": "%{x|%d %b %Y}<br>actual <b>RM%{y:,.0f}</b><extra></extra>", "legendgroup": "act", "line": {"color": "#eb6834", "dash": "dot", "width": 2}, "marker": {"size": 5}, "mode": "lines+markers", "name": "actual", "showlegend": false, "type": "scatter", "x": ["2025-11-28T00:00:00", "2025-12-05T00:00:00", "2025-12-12T00:00:00", "2025-12-26T00:00:00", "2026-01-23T00:00:00", "2026-02-27T00:00:00"], "xaxis": "x7", "y": [4090.0, 4100.0, 4010.0, 4040.0, 4090.0, 3956.0], "yaxis": "y7"}], "layout": {"annotations": [{"font": {"color": "#0b0b0b", "size": 11}, "showarrow": false, "text": "2024-02-02  ·  event  ·  CRPS 150", "x": 0.1081, "xanchor": "center", "xref": "paper", "y": 1.0, "yanchor": "bottom", "yref": "paper"}, {"font": {"color": "#0b0b0b", "size": 11}, "showarrow": false, "text": "2024-08-30  ·  event  ·  CRPS 254", "x": 0.3694, "xanchor": "center", "xref": "paper", "y": 1.0, "yanchor": "bottom", "yref": "paper"}, {"font": {"color": "#0b0b0b", "size": 11}, "showarrow": false, "text": "2024-11-29  ·  event  ·  CRPS 179", "x": 0.6306, "xanchor": "center", "xref": "paper", "y": 1.0, "yanchor": "bottom", "yref": "paper"}, {"font": {"color": "#0b0b0b", "size": 11}, "showarrow": false, "text": "2025-02-28  ·  event  ·  CRPS 211", "x": 0.8919, "xanchor": "center", "xref": "paper", "y": 1.0, "yanchor": "bottom", "yref": "paper"}, {"font": {"color": "#0b0b0b", "size": 11}, "showarrow": false, "text": "2024-05-03  ·  quiet  ·  CRPS 90", "x": 0.1081, "xanchor": "center", "xref": "paper", "y": 0.43, "yanchor": "bottom", "yref": "paper"}, {"font": {"color": "#0b0b0b", "size": 11}, "showarrow": false, "text": "2025-06-20  ·  quiet  ·  CRPS 126", "x": 0.3694, "xanchor": "center", "xref": "paper", "y": 0.43, "yanchor": "bottom", "yref": "paper"}, {"font": {"color": "#0b0b0b", "size": 11}, "showarrow": false, "text": "2025-11-28  ·  quiet  ·  CRPS 86", "x": 0.6306, "xanchor": "center", "xref": "paper", "y": 0.43, "yanchor": "bottom", "yref": "paper"}], "font": {"color": "#52514e", "size": 12}, "height": 640, "hovermode": "closest", "legend": {"orientation": "h", "x": 0, "xanchor": "left", "y": 1.02, "yanchor": "bottom"}, "margin": {"b": 40, "l": 55, "r": 30, "t": 95}, "paper_bgcolor": "#fcfcfb", "plot_bgcolor": "#fcfcfb", "title": {"font": {"color": "#0b0b0b", "size": 17}, "text": "darts_ets across all 7 cutoffs — events top, quiets bottom"}, "xaxis": {"anchor": "y", "domain": [0.0, 0.2162], "gridcolor": "#e6e5e1", "linecolor": "#e6e5e1", "showspikes": false, "zeroline": false}, "xaxis2": {"anchor": "y2", "domain": [0.2612, 0.4775], "gridcolor": "#e6e5e1", "linecolor": "#e6e5e1", "showspikes": false, "zeroline": false}, "xaxis3": {"anchor": "y3", "domain": [0.5225, 0.7388], "gridcolor": "#e6e5e1", "linecolor": "#e6e5e1", "showspikes": false, "zeroline": false}, "xaxis4": {"anchor": "y4", "domain": [0.7837, 1.0], "gridcolor": "#e6e5e1", "linecolor": "#e6e5e1", "showspikes": false, "zeroline": false}, "xaxis5": {"anchor": "y5", "domain": [0.0, 0.2162], "gridcolor": "#e6e5e1", "linecolor": "#e6e5e1", "showspikes": false, "zeroline": false}, "xaxis6": {"anchor": "y6", "domain": [0.2612, 0.4775], "gridcolor": "#e6e5e1", "linecolor": "#e6e5e1", "showspikes": false, "zeroline": false}, "xaxis7": {"anchor": "y7", "domain": [0.5225, 0.7388], "gridcolor": "#e6e5e1", "linecolor": "#e6e5e1", "showspikes": false, "zeroline": false}, "xaxis8": {"anchor": "y8", "domain": [0.7837, 1.0], "gridcolor": "#e6e5e1", "linecolor": "#e6e5e1", "showspikes": false, "zeroline": false}, "yaxis": {"anchor": "x", "domain": [0.57, 1.0], "gridcolor": "#e6e5e1", "linecolor": "#e6e5e1", "range": [2856.0, 5842.0], "showspikes": false, "title": {"text": "MYR/t (RM)"}, "zeroline": false}, "yaxis2": {"anchor": "x2", "domain": [0.57, 1.0], "gridcolor": "#e6e5e1", "linecolor": "#e6e5e1", "range": [2856.0, 5842.0], "showspikes": false, "title": {"text": ""}, "zeroline": false}, "yaxis3": {"anchor": "x3", "domain": [0.57, 1.0], "gridcolor": "#e6e5e1", "linecolor": "#e6e5e1", "range": [2856.0, 5842.0], "showspikes": false, "title": {"text": ""}, "zeroline": false}, "yaxis4": {"anchor": "x4", "domain": [0.57, 1.0], "gridcolor": "#e6e5e1", "linecolor": "#e6e5e1", "range": [2856.0, 5842.0], "showspikes": false, "title": {"text": ""}, "zeroline": false}, "yaxis5": {"anchor": "x5", "domain": [0.0, 0.43], "gridcolor": "#e6e5e1", "linecolor": "#e6e5e1", "range": [2856.0, 5842.0], "showspikes": false, "title": {"text": "MYR/t (RM)"}, "zeroline": false}, "yaxis6": {"anchor": "x6", "domain": [0.0, 0.43], "gridcolor": "#e6e5e1", "linecolor": "#e6e5e1", "range": [2856.0, 5842.0], "showspikes": false, "title": {"text": ""}, "zeroline": false}, "yaxis7": {"anchor": "x7", "domain": [0.0, 0.43], "gridcolor": "#e6e5e1", "linecolor": "#e6e5e1", "range": [2856.0, 5842.0], "showspikes": false, "title": {"text": ""}, "zeroline": false}, "yaxis8": {"anchor": "x8", "domain": [0.0, 0.43], "gridcolor": "#e6e5e1", "linecolor": "#e6e5e1", "range": [2856.0, 5842.0], "showspikes": false, "title": {"text": ""}, "zeroline": false}}}
